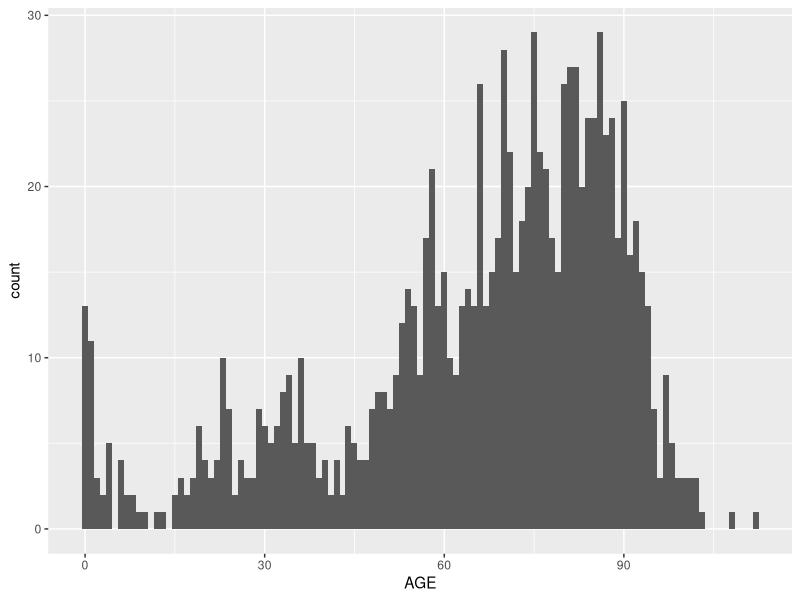
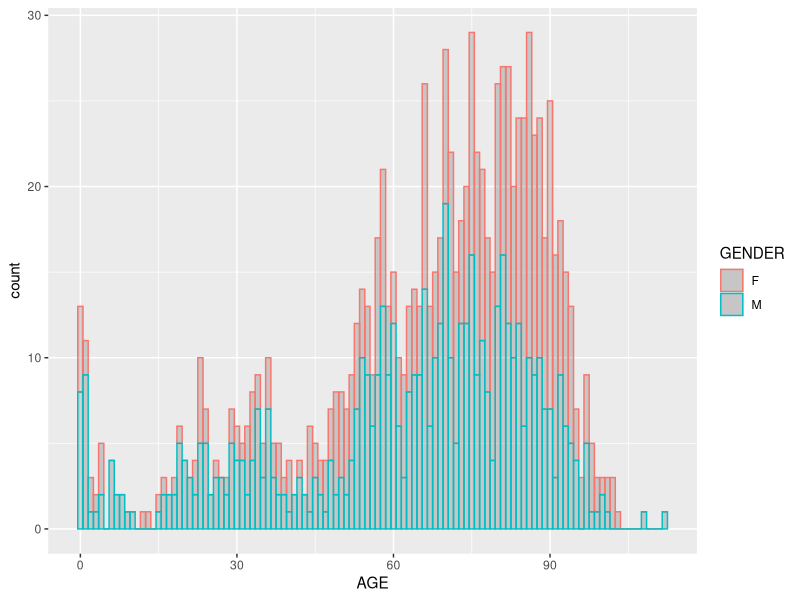
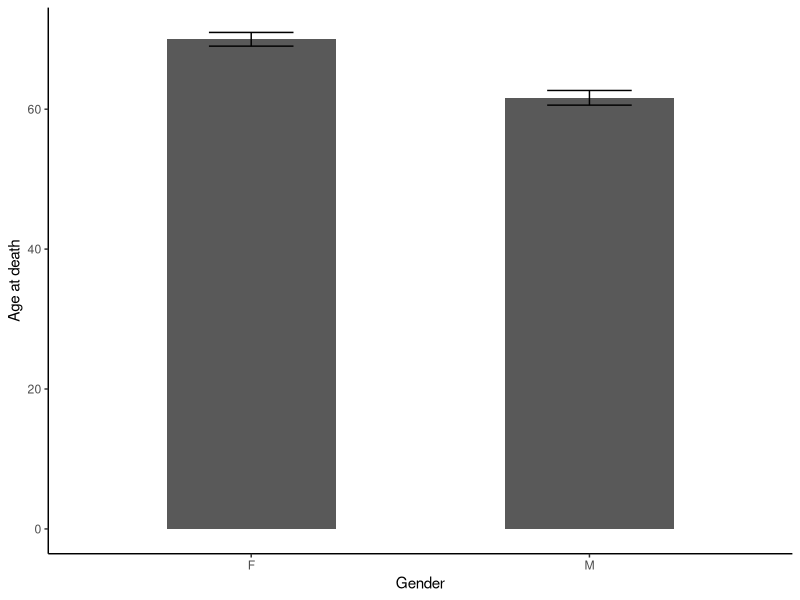
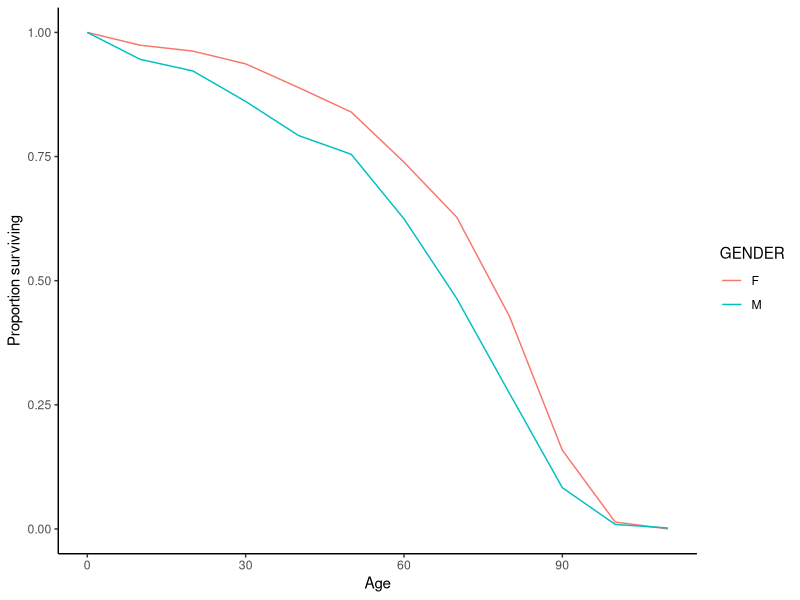

Reproduce these figures in R, in order.
## ---- chunk 1
knitr::opts_chunk$set(echo = FALSE)
## ---- chunk 2
require(tidyverse)
require(stringr)
## ---- chunk 3
human <- read.csv(file = "human_data.csv", header = T, sep = ",") %>%
  mutate(GENDER = as.factor(toupper(trimws(GENDER)))) %>%
  mutate(HEADSTONE = as.factor(toupper(trimws(HEADSTONE))))
## ---- chunk 4
human <- human %>%
  mutate(AGE = DEATH - BIRTH)
## ---- chunk 5
plot1 <- ggplot() +
  geom_histogram(data = human, aes(x = AGE),
                 binwidth = 1)

plot1
## ---- chunk 6
plot2 <- ggplot() +
  geom_histogram(data = human, aes(x = AGE, colour = GENDER),
                 alpha = 0.25,
                 binwidth = 1)

plot2
## ---- chunk 7
human_avg <- human %>%
  group_by(GENDER) %>%
  summarise(AGE_MEAN = mean(AGE),
            AGE_SE = sd(AGE)/sqrt(n()))
## ---- chunk 8
plot3 <- ggplot() +
  geom_col(data = human_avg,
           aes(x = GENDER, y = AGE_MEAN),
           width = 0.5) +
  geom_errorbar(data = human_avg,
                aes(x = GENDER, ymin = AGE_MEAN - AGE_SE, ymax = AGE_MEAN + AGE_SE),
                width = 0.25) +
  theme_classic() +
  xlab("Gender") +
  ylab("Age at death")

plot3
## ---- chunk 9
male <- human %>%
  filter(GENDER == "M")

female <- human %>%
  filter(GENDER == "F")
## ---- chunk 10
human_ttest <- t.test(male$AGE, female$AGE)

human_ttest
## ---- chunk 11
human_survivorship <- human %>%
  select(GENDER, AGE) %>%
  group_by(GENDER) %>%
  summarise(greater_0 = sum(AGE>=0)/n(),
            greater_10 = sum(AGE >=10)/n(),
            greater_20 = sum(AGE >=20)/n(),
            greater_30 = sum(AGE >=30)/n(),
            greater_40 = sum(AGE >= 40)/n(),
            greater_50 = sum(AGE >= 50)/n(),
            greater_60 = sum(AGE >= 60)/n(),
            greater_70 = sum(AGE >=70)/n(),
            greater_80 = sum(AGE >= 80)/n(),
            greater_90 = sum(AGE >= 90)/n(),
            greater_100 = sum(AGE >= 100)/n(),
            greater_110 = sum(AGE >= 110)/n()) %>%
  group_by(GENDER) %>%
  gather("AGE_RANGE", "COUNT", 2:ncol(.)) %>%
  mutate(AGE_RANGE = as.numeric(str_extract(AGE_RANGE, "[[:digit:]]+")))
## ---- chunk 12
plot4 <- ggplot() +
  geom_line(data = human_survivorship,
            aes(x = AGE_RANGE, y = COUNT, group = GENDER, colour = GENDER)) +
  theme_classic() +
  xlab("Age") +
  ylab("Proportion surviving")

plot4
